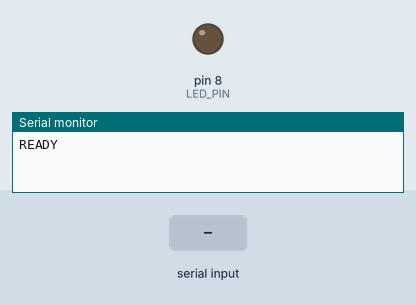
Recording of a sketch running on a simulated Arduino Uno, built with avr-gcc and run on an emulated ATmega328P. Parts: output pins drawn as LEDs (lit = HIGH), the last lines printed to the serial monitor. Inputs (shaded band) come from the test bench.

Above: at 1.2 s.
1.3 s: "LED_ON\n" received over Serial
At 2.1 s:
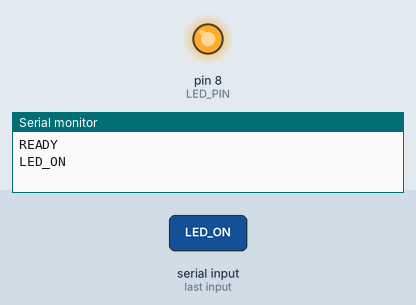
2.8 s: "LED_OFF\n" received over Serial
At 3.2 s:
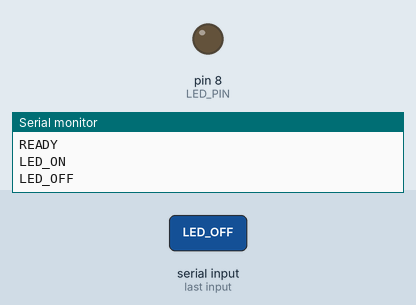
Timing chart, 0 to 5.8 s (numbered marks = the images above; inputs shaded):
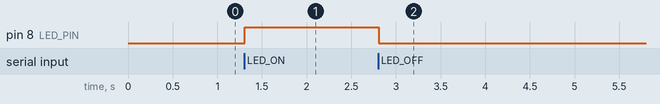

The sketch:

led_serial.ino
```cpp
// Uno pin 8 -> 220 ohm resistor -> red LED anode; cathode -> GND.
const int LED_PIN = 8;

void setup() {
  pinMode(LED_PIN, OUTPUT);
  digitalWrite(LED_PIN, LOW);
  Serial.begin(9600);
  Serial.println("READY");
}

void loop() {
  if (Serial.available() > 0) {
    String command = Serial.readStringUntil('\n');
    command.trim();
    if (command == "LED_ON") {
      digitalWrite(LED_PIN, HIGH);
      Serial.println("LED_ON");
    } else if (command == "LED_OFF") {
      digitalWrite(LED_PIN, LOW);
      Serial.println("LED_OFF");
    } else {
      Serial.println("ERROR: Unknown command");
    }
  }
}
```

Measured:
- after the input at 1.3 s, pin 8 (LED_PIN): LOW → HIGH at once
- after the input at 2.8 s, pin 8 (LED_PIN): HIGH → LOW at once
